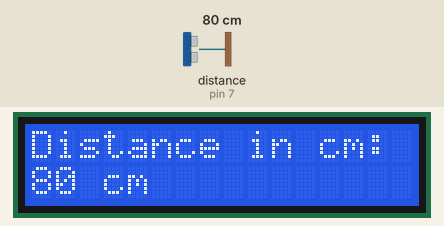
Simulated run of this sketch. Board: Arduino Uno, built with avr-gcc and run on an emulated ATmega328P. Parts: 16×2 character LCD. Wiring (inferred from the names in the program): ultrasonic range finder: trigger pin 7; echo pin 7. The test bench sets the inputs (shaded band); at power-on: distance to the obstacle (sensor on pin 7) 80 cm. The echo pulse lasts 58.3 µs per cm.

Above: at 2.2 s.
2.3 s: distance to the obstacle (sensor on pin 7) set to 2 cm
At 2.7 s:
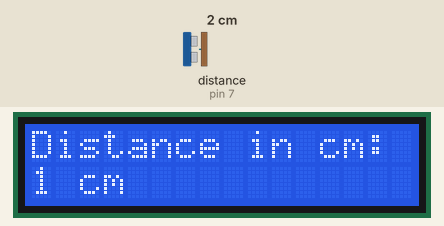
3.9 s: distance to the obstacle (sensor on pin 7) set to 4 cm
At 4.5 s:
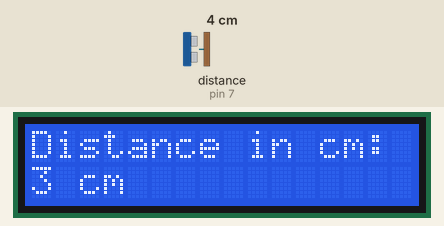
5.4 s: distance to the obstacle (sensor on pin 7) set to 9 cm
At 6.6 s:
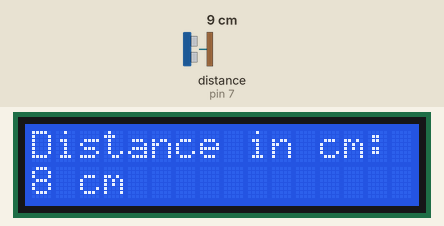
Timing chart, 0 to 8.4 s (numbered marks = the images above; inputs shaded):
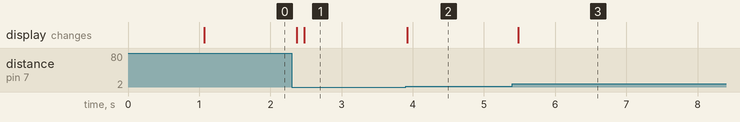

The sketch:

vehicle_safety_code_IoT.ino
```cpp
#include <LiquidCrystal.h>

// Define LCD pin connections
const int rs = 12, en = 11, d4 = 5, d5 = 4, d6 = 3, d7 = 2;
LiquidCrystal lcd(rs, en, d4, d5, d6, d7);

// Define ultrasonic sensor pin
const int trigPin = 7;
const int echoPin = 7;

long readUltrasonicDistance(int triggerPin, int echoPin) {
  pinMode(triggerPin, OUTPUT);  // Set trigger pin as output
  digitalWrite(triggerPin, LOW);
  delayMicroseconds(2);
  digitalWrite(triggerPin, HIGH);  // Send a 10 µs pulse
  delayMicroseconds(10);
  digitalWrite(triggerPin, LOW);

  pinMode(echoPin, INPUT);  // Set echo pin as input
  return pulseIn(echoPin, HIGH);  // Measure the time for the pulse to return
}

void setup() {
  lcd.begin(16, 2);  // Initialize LCD (16 columns, 2 rows)
  lcd.setCursor(0, 0);
  lcd.print("Distance in cm:");
  delay(1000);  // Initial delay for readability
}

void loop() {
  // Measure distance in cm
  int cm = 0.01723 * readUltrasonicDistance(trigPin, echoPin);

  // Display the current distance on the LCD
  lcd.setCursor(0, 1);  // Move cursor to the second row
  lcd.print("               ");  // Clear the row
  lcd.setCursor(0, 1);
  lcd.print(cm);
  lcd.print(" cm");

  delay(100);  // Short delay to update readings
}
```

Measured:
- after the input at 2.3 s, the display: first changes after 0.07 s (image 1 shows a later state)
- after the input at 3.9 s, the display: changes at once (image 2)
- after the input at 5.4 s, the display: changes after 0.08 s (image 3)
